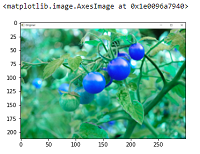
#> input picture geeks.png, 200 x 154 px, found by its file name
$ jupyter execute ImgProcess4.ipynb
#> lines starting #> are read from the running program, lines starting #| are printed output that depends on the picture
[cell 1]
# Python OpenCV | cv2.copyMakeBorder() method
# Python program to explain cv2.copyMakeBorder() method

import cv2
path = r'D:\OpenCV\geeks.png'
image = cv2.imread(path)
#> image is the input picture: shape (154, 200, 3); mean B, G, R 173.3, 192.9, 136.3
window_name = 'Image'
image = cv2.copyMakeBorder(image,10,10,10,10,cv2.BORDER_CONSTANT,None,value = 0)
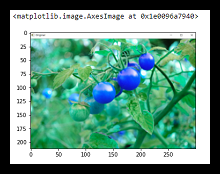
#> image: shape (174, 220, 3); mean B, G, R 139.4, 155.2, 109.6
cv2.imshow(window_name,image)
cv2.waitKey(0)
cv2.destroyAllWindows()

[cell 2]
import cv2
path = r'd:\OpenCV\geeks.png'
image = cv2.imread(path)
window_name = "Image"
image = cv2.copyMakeBorder(image,100,100,50,50,cv2.BORDER_REFLECT)
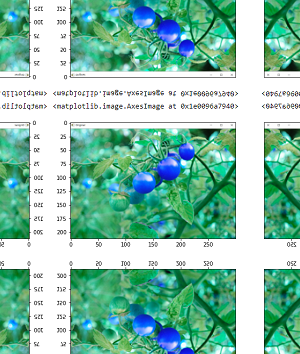
#> image: shape (354, 300, 3); mean B, G, R 174.6, 194.5, 139.2
cv2.imshow(window_name,image)
cv2.waitKey(0)
cv2.destroyAllWindows()

$ run again, with Mountain.png copied over geeks.png
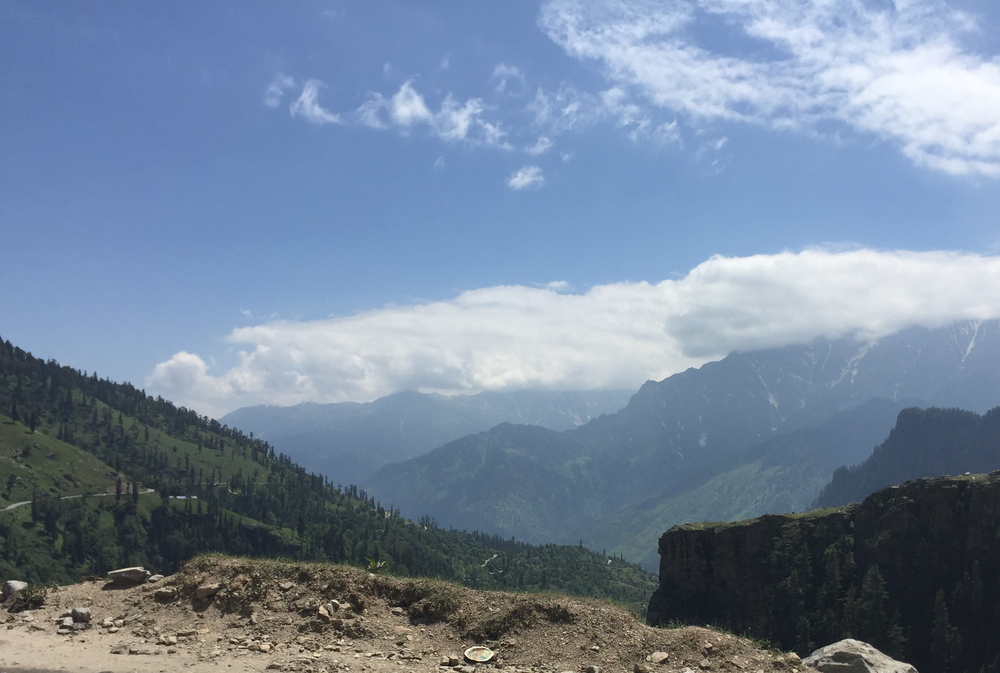
#> input picture Mountain.png, 1000 x 673 px, shrunk from 2700 x 1818 before the run, found by its file name
#> image is the input picture: shape (673, 1000, 3); mean B, G, R 156.3, 134.2, 116.8
#> `image = cv2.copyMakeBorder(image,10,10,10,10,cv2.BORDER_CONSTANT,None,..`:
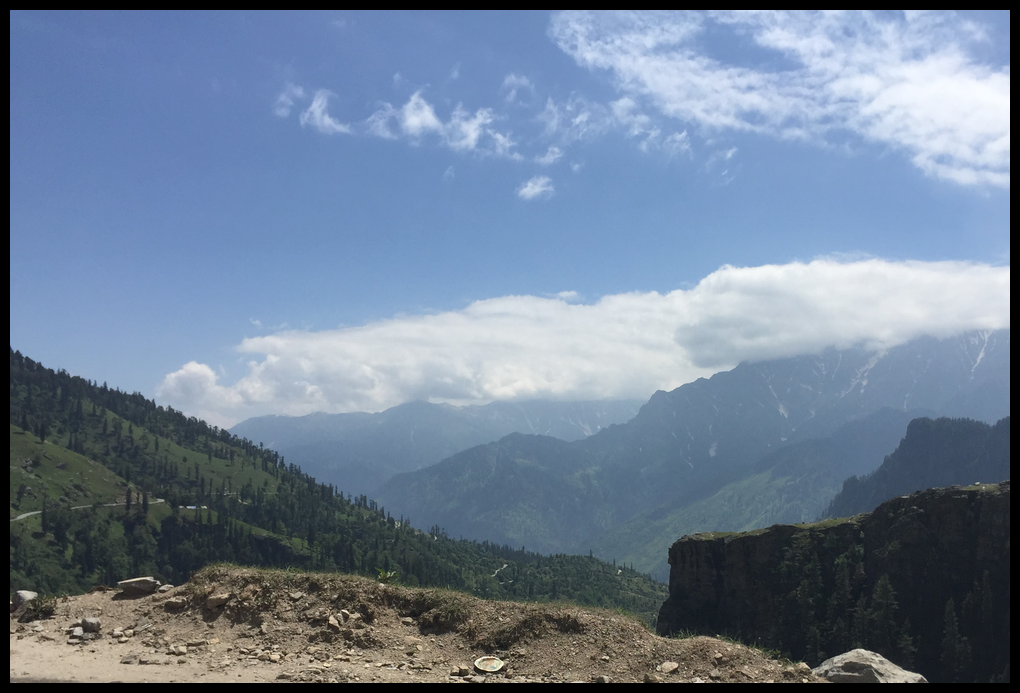
#> image: shape (693, 1020, 3); mean B, G, R 148.9, 127.8, 111.2
#> `image = cv2.copyMakeBorder(image,100,100,50,50,cv2.BORDER_REFLECT)`:
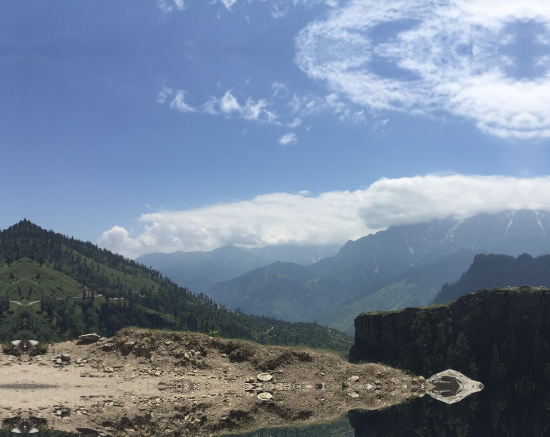
#> image: shape (873, 1100, 3) (shown at 1/2 size); mean B, G, R 151.9, 131.2, 115.8
